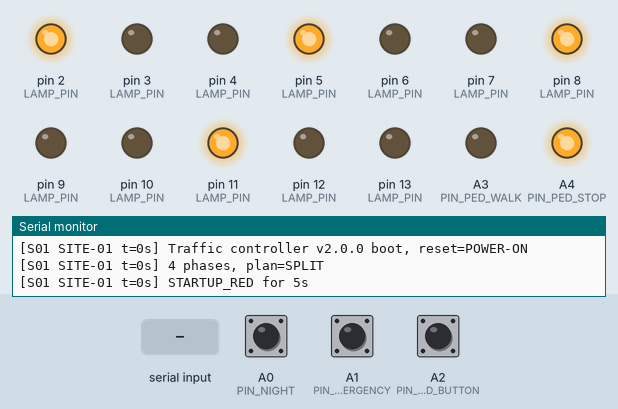
A sketch run on a simulated Arduino Uno, built with avr-gcc and run on an emulated ATmega328P. On the bench: output pins drawn as LEDs (lit = HIGH), the last lines printed to the serial monitor. Dashed ring = blinking. The inputs (shaded band) are chosen by the test bench; at power-on: A2 (PIN_PED_BUTTON) HIGH, A0 (PIN_NIGHT) HIGH, A1 (PIN_EMERGENCY) HIGH.

Above: at 1.2 s.
1.3 s: A2 (PIN_PED_BUTTON) pulled LOW for 0.15 s
4.4 s: A0 (PIN_NIGHT) pulled LOW for 3.2 s
At 6.25 s:
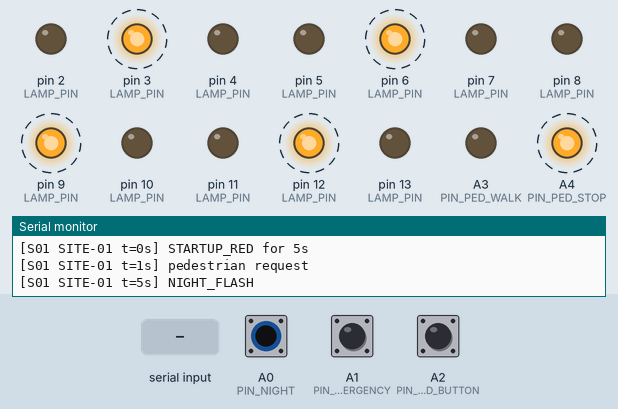
9.1 s: "s" received over Serial
12.1 s: A1 (PIN_EMERGENCY) pulled LOW for 1 s
At 12.8 s:
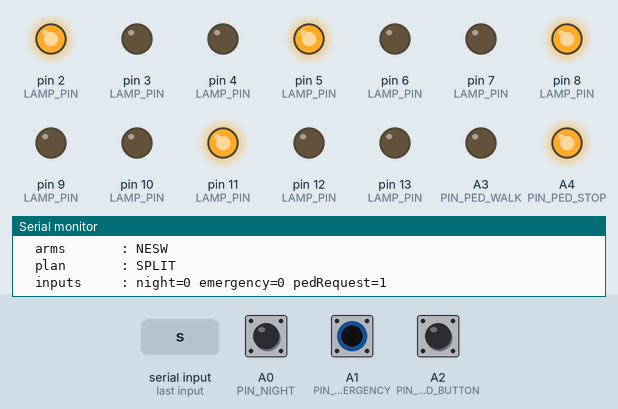
16.1 s: A1 (PIN_EMERGENCY) pulled LOW for 3.2 s
At 17.2 s:
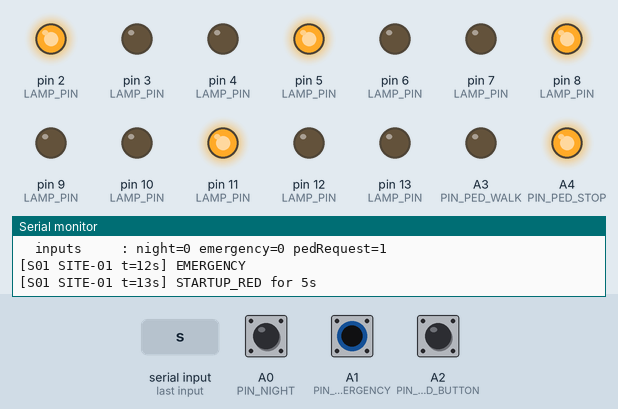
20.8 s: "h" received over Serial
At 25.8 s:
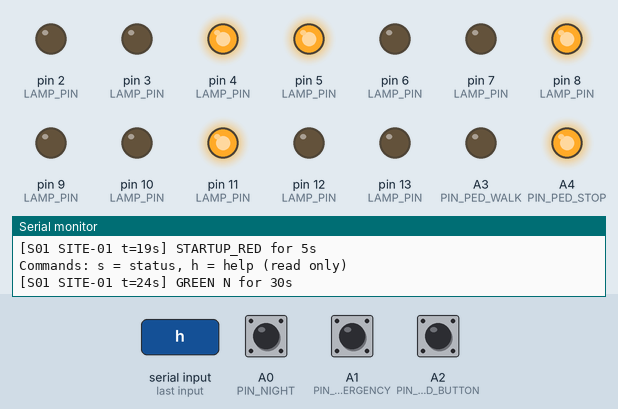
Timing chart, 0 to 60.9 s (numbered marks = the images above; inputs shaded):
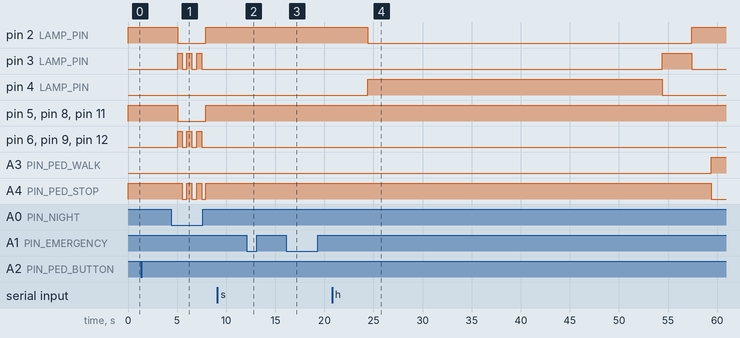

Measured:
- after the input at 4.4 s, pin 3 (LAMP_PIN): alternates HIGH for 0.50 s and LOW for 0.50 s, 6 changes in all, then stays LOW, starting after 0.65 s; pin 4 (LAMP_PIN): stays LOW (without the input it goes to HIGH after 0.65 s)
- after the input at 12.1 s, pin 2 (LAMP_PIN): stays HIGH (without the input it goes to LOW after 0.80 s); pin 4 (LAMP_PIN): stays LOW (without the input it goes to HIGH after 0.80 s)
- after the input at 16.1 s, pin 2 (LAMP_PIN): stays HIGH (without the input it goes to LOW after 2.1 s); pin 4 (LAMP_PIN): stays LOW (without the input it goes to HIGH after 2.1 s)

The sketch:

traffic_controller.ino
```cpp
// (licence header left out)
// Peripheral Configuration Code (do not edit)
//---CONFIG_BEGIN---
//---CONFIG_END---

#include <avr/wdt.h>

// ============================================================================
//  SITE SELECTION  -  change this before uploading to each junction (1..8)
// ============================================================================
#ifndef SITE_ID
#define SITE_ID 1
#endif

// ============================================================================
//  BUILD OPTIONS
// ============================================================================
// 1 = output HIGH turns the lamp on (LEDs, MOSFET / ULN2803 drivers, SSR)
// 0 = output LOW turns the lamp on (most cheap blue 5 V relay boards)
#define OUTPUT_ACTIVE_HIGH 1

// 100 = real time. Set 20 in Proteus to watch a full cycle 5x faster.
#ifndef TIME_SCALE_PERCENT
#define TIME_SCALE_PERCENT 100
#endif

// Lamp pattern used when the conflict monitor trips.
// 1 = flash red on all heads (recommended), 0 = flash yellow.
#define FAULT_FLASH_RED 1

#define SERIAL_BAUD 9600

// ============================================================================
//  CONSTANTS
// ============================================================================
enum Approach : uint8_t { NORTH = 0, EAST, SOUTH, WEST, NUM_APPROACHES };

enum LampBit : uint8_t {
  LAMP_OFF    = 0,
  LAMP_RED    = 1 << 0,
  LAMP_YELLOW = 1 << 1,
  LAMP_GREEN  = 1 << 2
};

enum PlanType : uint8_t {
  PLAN_SPLIT    = 0,  // N -> E -> S -> W, one approach green at a time
  PLAN_OPPOSING = 1   // N+S together, then E+W together
};

#define APP_N (1 << NORTH)
#define APP_E (1 << EAST)
#define APP_S (1 << SOUTH)
#define APP_W (1 << WEST)
#define APP_CROSS (APP_N | APP_E | APP_S | APP_W)

const uint8_t LAMP_PIN[NUM_APPROACHES][3] = {
  // RED  YELLOW GREEN
  {  2,    3,     4 },   // North
  {  5,    6,     7 },   // East
  {  8,    9,    10 },   // South
  { 11,   12,    13 }    // West
};

const uint8_t PIN_NIGHT      = A0;
const uint8_t PIN_EMERGENCY  = A1;
const uint8_t PIN_PED_BUTTON = A2;
const uint8_t PIN_PED_WALK   = A3;
const uint8_t PIN_PED_STOP   = A4;

const char APPROACH_CHAR[NUM_APPROACHES] = { 'N', 'E', 'S', 'W' };

// Safety limits. Profiles outside these are clamped at boot.
const uint8_t MIN_GREEN_SEC   = 7;
const uint8_t MAX_GREEN_SEC   = 120;
const uint8_t MIN_YELLOW_SEC  = 3;
const uint8_t MIN_ALLRED_SEC  = 1;
const uint8_t STARTUP_RED_SEC = 5;
const uint16_t FLASH_HALF_MS  = 500;

// ============================================================================
//  SITE PROFILES  -  edit names and timings for your 8 junctions
// ============================================================================
struct SiteProfile {
  const char *name;
  uint8_t approachMask;               // which arms exist (APP_CROSS for "+")
  uint8_t plan;                       // PLAN_SPLIT or PLAN_OPPOSING
  uint8_t greenSec[NUM_APPROACHES];   // N, E, S, W
  uint8_t yellowSec;
  uint8_t allRedSec;
  uint8_t pedWalkSec;                 // 0 disables the pedestrian phase
  uint8_t pedFlashSec;                // WALK flashing before DON'T WALK
};

const SiteProfile SITES[8] = {
  //  name        arms       plan           N   E   S   W   Y  AR  PW  PF
  { "SITE-01", APP_CROSS, PLAN_SPLIT,    { 30, 25, 30, 25 }, 3, 2, 12, 6 },
  { "SITE-02", APP_CROSS, PLAN_SPLIT,    { 30, 25, 30, 25 }, 3, 2, 12, 6 },
  { "SITE-03", APP_CROSS, PLAN_SPLIT,    { 25, 25, 25, 25 }, 3, 2, 12, 6 },
  { "SITE-04", APP_CROSS, PLAN_SPLIT,    { 25, 25, 25, 25 }, 3, 2, 12, 6 },
  { "SITE-05", APP_CROSS, PLAN_OPPOSING, { 35, 30, 35, 30 }, 4, 2, 15, 6 },
  { "SITE-06", APP_CROSS, PLAN_OPPOSING, { 35, 30, 35, 30 }, 4, 2, 15, 6 },
  { "SITE-07", APP_CROSS, PLAN_SPLIT,    { 20, 20, 20, 20 }, 3, 2, 10, 5 },
  { "SITE-08", APP_CROSS, PLAN_SPLIT,    { 20, 20, 20, 20 }, 3, 2, 10, 5 },
};

#if (SITE_ID < 1) || (SITE_ID > 8)
#error "SITE_ID must be between 1 and 8"
#endif

// ============================================================================
//  TYPES
// ============================================================================
enum State : uint8_t {
  ST_STARTUP_RED,
  ST_GREEN,
  ST_YELLOW,
  ST_ALL_RED,
  ST_PED_WALK,
  ST_PED_FLASH,
  ST_PED_CLEAR,
  ST_NIGHT_FLASH,
  ST_EMERGENCY,
  ST_FAULT
};

const char *const STATE_NAME[] = {
  "STARTUP_RED", "GREEN", "YELLOW", "ALL_RED", "PED_WALK",
  "PED_FLASH", "PED_CLEAR", "NIGHT_FLASH", "EMERGENCY", "FAULT"
};

struct Phase {
  uint8_t greenMask;     // approaches that get green in this phase
  uint8_t greenSec;
};

class DebouncedInput {
 public:
  void begin(uint8_t pin, uint16_t settleMs) {
    pin_ = pin;
    settleMs_ = settleMs;
    pinMode(pin_, INPUT_PULLUP);
    stable_ = raw();
    last_ = stable_;
    changedAt_ = millis();
  }

  // Returns true once on each inactive -> active edge.
  bool update() {
    bool r = raw();
    unsigned long now = millis();
    if (r != last_) {
      last_ = r;
      changedAt_ = now;
    }
    if (r != stable_ && (now - changedAt_) >= settleMs_) {
      stable_ = r;
      return stable_;
    }
    return false;
  }

  bool active() const { return stable_; }

 private:
  bool raw() const { return digitalRead(pin_) == LOW; }  // pulled up, active low

  uint8_t pin_ = 0;
  uint16_t settleMs_ = 50;
  bool stable_ = false;
  bool last_ = false;
  unsigned long changedAt_ = 0;
};

// ============================================================================
//  GLOBALS
// ============================================================================
SiteProfile site;                      // working copy after clamping
Phase phases[NUM_APPROACHES];
uint8_t phaseCount = 0;
uint8_t phaseIndex = 0;

State state = ST_STARTUP_RED;
unsigned long stateStartMs = 0;
unsigned long stateDurationMs = 0;

uint8_t lampCmd[NUM_APPROACHES];       // commanded lamp bits per approach
bool pedWalkCmd = false;
bool pedStopCmd = true;

bool pedRequest = false;
uint32_t cycleCount = 0;
uint8_t readbackFailures = 0;
char faultReason[40] = "";

DebouncedInput inNight;
DebouncedInput inEmergency;
DebouncedInput inPedButton;

// ============================================================================
//  HELPERS
// ============================================================================
static unsigned long secToMs(uint16_t sec) {
  return (unsigned long)sec * 1000UL * TIME_SCALE_PERCENT / 100UL;
}

static uint8_t clampU8(uint8_t v, uint8_t lo, uint8_t hi) {
  return v < lo ? lo : (v > hi ? hi : v);
}

static uint8_t bitCount(uint8_t v) {
  uint8_t n = 0;
  while (v) { n += v & 1; v >>= 1; }
  return n;
}

static bool flashOn() {
  return ((millis() / FLASH_HALF_MS) & 1) == 0;
}

static void writePin(uint8_t pin, bool on) {
  digitalWrite(pin, (on == (bool)OUTPUT_ACTIVE_HIGH) ? HIGH : LOW);
}

static bool readPinOn(uint8_t pin) {
  return (digitalRead(pin) == HIGH) == (bool)OUTPUT_ACTIVE_HIGH;
}

static bool approachPresent(uint8_t a) {
  return site.approachMask & (1 << a);
}

static void logPrefix() {
  Serial.print(F("[S"));
  if (SITE_ID < 10) Serial.print('0');
  Serial.print(SITE_ID);
  Serial.print(' ');
  Serial.print(site.name);
  Serial.print(F(" t="));
  Serial.print(millis() / 1000UL);
  Serial.print(F("s] "));
}

static void printMask(uint8_t mask) {
  for (uint8_t a = 0; a < NUM_APPROACHES; a++) {
    if (mask & (1 << a)) Serial.print(APPROACH_CHAR[a]);
  }
}

// ============================================================================
//  CONFIGURATION
// ============================================================================
static void loadSiteProfile() {
  site = SITES[SITE_ID - 1];
  site.approachMask &= APP_CROSS;
  if (bitCount(site.approachMask) < 2) site.approachMask = APP_CROSS;

  for (uint8_t a = 0; a < NUM_APPROACHES; a++) {
    site.greenSec[a] = clampU8(site.greenSec[a], MIN_GREEN_SEC, MAX_GREEN_SEC);
  }
  if (site.yellowSec < MIN_YELLOW_SEC) site.yellowSec = MIN_YELLOW_SEC;
  if (site.allRedSec < MIN_ALLRED_SEC) site.allRedSec = MIN_ALLRED_SEC;
  if (site.plan != PLAN_OPPOSING) site.plan = PLAN_SPLIT;
}

static void buildPhases() {
  phaseCount = 0;

  if (site.plan == PLAN_OPPOSING) {
    const uint8_t groups[2] = { APP_N | APP_S, APP_E | APP_W };
    for (uint8_t g = 0; g < 2; g++) {
      uint8_t mask = groups[g] & site.approachMask;
      if (!mask) continue;
      uint8_t sec = 0;
      for (uint8_t a = 0; a < NUM_APPROACHES; a++) {
        if ((mask & (1 << a)) && site.greenSec[a] > sec) sec = site.greenSec[a];
      }
      phases[phaseCount++] = { mask, sec };
    }
  } else {
    for (uint8_t a = 0; a < NUM_APPROACHES; a++) {
      if (approachPresent(a)) {
        phases[phaseCount++] = { (uint8_t)(1 << a), site.greenSec[a] };
      }
    }
  }
}

// ============================================================================
//  CONFLICT MONITOR
// ============================================================================
static bool movingSetAllowed(uint8_t moving) {
  if (moving == 0) return true;
  for (uint8_t p = 0; p < phaseCount; p++) {
    if ((moving & ~phases[p].greenMask) == 0) return true;
  }
  return false;
}

static void enterFault(const char *reason);

// Checks the commanded pattern before it reaches the pins.
static bool commandIsSafe() {
  uint8_t moving = 0;  // approaches showing green or yellow

  for (uint8_t a = 0; a < NUM_APPROACHES; a++) {
    uint8_t c = lampCmd[a];
    if (!approachPresent(a) && c != LAMP_OFF) return false;
    if (c & (LAMP_GREEN | LAMP_YELLOW)) moving |= (1 << a);
    // Green must never share a head with red or yellow.
    if ((c & LAMP_GREEN) && (c & (LAMP_RED | LAMP_YELLOW))) return false;
  }

  // Flashing yellow at night is a caution pattern, not a right of way.
  bool nightPattern = (state == ST_NIGHT_FLASH);
  if (!nightPattern && !movingSetAllowed(moving)) return false;

  // WALK is only allowed while every vehicle head is red.
  if (pedWalkCmd && moving) return false;
  if (pedWalkCmd && pedStopCmd) return false;
  return true;
}

static void applyOutputs() {
  if (state != ST_FAULT && !commandIsSafe()) {
    enterFault("conflicting command");
    return;
  }

  // Two passes: every lamp that goes off first, then every lamp that comes
  // on. A head changing colour is never lit in two colours, not even for the
  // few microseconds between two pin writes.
  const uint8_t LAMP_BIT[3] = { LAMP_RED, LAMP_YELLOW, LAMP_GREEN };
  for (uint8_t pass = 0; pass < 2; pass++) {
    bool on = pass == 1;
    for (uint8_t a = 0; a < NUM_APPROACHES; a++) {
      for (uint8_t l = 0; l < 3; l++) {
        if ((bool)(lampCmd[a] & LAMP_BIT[l]) == on) writePin(LAMP_PIN[a][l], on);
      }
    }
    if (pedWalkCmd == on) writePin(PIN_PED_WALK, on);
    if (pedStopCmd == on) writePin(PIN_PED_STOP, on);
  }

  if (state == ST_FAULT) return;

  // Read back the real pin levels. A shorted or stuck output shows up here.
  bool ok = true;
  for (uint8_t a = 0; a < NUM_APPROACHES && ok; a++) {
    if (readPinOn(LAMP_PIN[a][2]) != (bool)(lampCmd[a] & LAMP_GREEN)) ok = false;
    if (readPinOn(LAMP_PIN[a][1]) != (bool)(lampCmd[a] & LAMP_YELLOW)) ok = false;
    if (readPinOn(LAMP_PIN[a][0]) != (bool)(lampCmd[a] & LAMP_RED)) ok = false;
  }
  if (readPinOn(PIN_PED_WALK) != pedWalkCmd) ok = false;

  if (ok) {
    readbackFailures = 0;
  } else if (++readbackFailures >= 3) {
    enterFault("output read-back mismatch");
  }
}

// ============================================================================
//  STATE MACHINE
// ============================================================================
static void setState(State s, uint16_t durationSec) {
  state = s;
  stateStartMs = millis();
  stateDurationMs = secToMs(durationSec);

  logPrefix();
  Serial.print(STATE_NAME[s]);
  if (s == ST_GREEN || s == ST_YELLOW) {
    Serial.print(' ');
    printMask(phases[phaseIndex].greenMask);
  }
  if (durationSec) {
    Serial.print(F(" for "));
    Serial.print(durationSec);
    Serial.print('s');
  }
  Serial.println();
}

static bool stateExpired() {
  return (millis() - stateStartMs) >= stateDurationMs;
}

static unsigned long stateElapsedMs() {
  return millis() - stateStartMs;
}

static void enterFault(const char *reason) {
  strncpy(faultReason, reason, sizeof(faultReason) - 1);
  faultReason[sizeof(faultReason) - 1] = '\0';
  setState(ST_FAULT, 0);
  logPrefix();
  Serial.print(F("FAULT LATCHED: "));
  Serial.println(faultReason);
}

static void startGreen() {
  setState(ST_GREEN, phases[phaseIndex].greenSec);
}

static void advancePhase() {
  phaseIndex++;
  if (phaseIndex >= phaseCount) {
    phaseIndex = 0;
    cycleCount++;
  }
  startGreen();
}

// Decides where to go once the junction is all red and safe.
static void leaveAllRed() {
  if (inEmergency.active()) {
    setState(ST_EMERGENCY, 0);
  } else if (inNight.active()) {
    setState(ST_NIGHT_FLASH, 0);
  } else if (pedRequest && site.pedWalkSec > 0) {
    pedRequest = false;
    setState(ST_PED_WALK, site.pedWalkSec);
  } else {
    advancePhase();
  }
}

static void runStateMachine() {
  switch (state) {
    case ST_STARTUP_RED:
      if (stateExpired()) {
        if (inEmergency.active())      setState(ST_EMERGENCY, 0);
        else if (inNight.active())     setState(ST_NIGHT_FLASH, 0);
        else { phaseIndex = 0; startGreen(); }
      }
      break;

    case ST_GREEN: {
      bool minGreenDone = stateElapsedMs() >= secToMs(MIN_GREEN_SEC);
      if (inEmergency.active() ||                 // stop now, yellow still shown
          stateExpired() ||
          (inNight.active() && minGreenDone)) {
        setState(ST_YELLOW, site.yellowSec);
      }
      break;
    }

    case ST_YELLOW:
      if (stateExpired()) setState(ST_ALL_RED, site.allRedSec);
      break;

    case ST_ALL_RED:
      if (stateExpired()) leaveAllRed();
      break;

    case ST_PED_WALK:
      if (inEmergency.active()) setState(ST_PED_FLASH, site.pedFlashSec);
      else if (stateExpired())  setState(ST_PED_FLASH, site.pedFlashSec);
      break;

    case ST_PED_FLASH:
      if (stateExpired()) setState(ST_PED_CLEAR, site.allRedSec);
      break;

    case ST_PED_CLEAR:
      if (stateExpired()) {
        if (inEmergency.active())  setState(ST_EMERGENCY, 0);
        else if (inNight.active()) setState(ST_NIGHT_FLASH, 0);
        else advancePhase();
      }
      break;

    case ST_NIGHT_FLASH:
      if (inEmergency.active())  setState(ST_EMERGENCY, 0);
      else if (!inNight.active()) setState(ST_STARTUP_RED, STARTUP_RED_SEC);
      break;

    case ST_EMERGENCY:
      // Leave through a full all-red clearance, never straight to green.
      if (!inEmergency.active()) setState(ST_STARTUP_RED, STARTUP_RED_SEC);
      break;

    case ST_FAULT:
      // Latched on purpose. Only a power cycle (after inspection) clears it.
      break;
  }
}

// Turns the current state into lamp commands.
static void computeLamps() {
  bool blink = flashOn();
  pedWalkCmd = false;
  pedStopCmd = true;

  for (uint8_t a = 0; a < NUM_APPROACHES; a++) {
    if (!approachPresent(a)) { lampCmd[a] = LAMP_OFF; continue; }

    bool inPhase = phases[phaseIndex].greenMask & (1 << a);
    uint8_t c = LAMP_RED;

    switch (state) {
      case ST_GREEN:       c = inPhase ? LAMP_GREEN : LAMP_RED;  break;
      case ST_YELLOW:      c = inPhase ? LAMP_YELLOW : LAMP_RED; break;
      case ST_NIGHT_FLASH: c = blink ? LAMP_YELLOW : LAMP_OFF;   break;
      case ST_FAULT:
        c = blink ? (FAULT_FLASH_RED ? LAMP_RED : LAMP_YELLOW) : LAMP_OFF;
        break;
      default:             c = LAMP_RED; break;  // all-red states
    }
    lampCmd[a] = c;
  }

  switch (state) {
    case ST_PED_WALK:
      pedWalkCmd = true;
      pedStopCmd = false;
      break;
    case ST_PED_FLASH:
      pedWalkCmd = blink;
      pedStopCmd = false;
      break;
    case ST_NIGHT_FLASH:
    case ST_FAULT:
      pedWalkCmd = false;
      pedStopCmd = blink;
      break;
    default:
      break;
  }

#ifdef TEST_INJECT_CONFLICT_SEC
  // Test builds only (tools/build_hex.sh with FAULT_TEST=1): ask for green on
  // every arm so the conflict monitor has something to catch. The Arduino IDE
  // never defines this, so field firmware cannot contain it.
  if (state == ST_GREEN && millis() > TEST_INJECT_CONFLICT_SEC * 1000UL) {
    for (uint8_t a = 0; a < NUM_APPROACHES; a++) {
      if (approachPresent(a)) lampCmd[a] = LAMP_GREEN;
    }
  }
#endif
}

// ============================================================================
//  SERIAL STATUS (read only, nothing can be changed from here)
// ============================================================================
static void printStatus() {
  logPrefix();
  Serial.println(F("STATUS"));
  Serial.print(F("  state      : ")); Serial.println(STATE_NAME[state]);
  Serial.print(F("  phase      : ")); Serial.print(phaseIndex + 1);
  Serial.print('/');                 Serial.print(phaseCount);
  Serial.print(F(" green="));         printMask(phases[phaseIndex].greenMask);
  Serial.println();
  Serial.print(F("  remaining  : "));
  if (stateDurationMs) {
    unsigned long el = stateElapsedMs();
    Serial.print(el >= stateDurationMs ? 0 : (stateDurationMs - el) / 1000UL);
    Serial.println('s');
  } else {
    Serial.println(F("-"));
  }
  Serial.print(F("  cycles     : ")); Serial.println(cycleCount);
  Serial.print(F("  arms       : ")); printMask(site.approachMask); Serial.println();
  Serial.print(F("  plan       : "));
  Serial.println(site.plan == PLAN_OPPOSING ? F("OPPOSING") : F("SPLIT"));
  Serial.print(F("  inputs     : night=")); Serial.print(inNight.active());
  Serial.print(F(" emergency="));          Serial.print(inEmergency.active());
  Serial.print(F(" pedRequest="));         Serial.println(pedRequest);
  if (state == ST_FAULT) {
    Serial.print(F("  fault      : ")); Serial.println(faultReason);
  }
}

static void handleSerial() {
  while (Serial.available()) {
    char c = Serial.read();
    if (c == 's' || c == 'S') {
      printStatus();
    } else if (c == 'h' || c == 'H' || c == '?') {
      Serial.println(F("Commands: s = status, h = help (read only)"));
    }
  }
}

// ============================================================================
//  ARDUINO ENTRY POINTS
// ============================================================================
void setup() {
  uint8_t resetCause = MCUSR;
  MCUSR = 0;
  wdt_disable();

  // Drive every lamp to a known state before anything else.
  for (uint8_t a = 0; a < NUM_APPROACHES; a++) {
    for (uint8_t l = 0; l < 3; l++) {
      pinMode(LAMP_PIN[a][l], OUTPUT);
      writePin(LAMP_PIN[a][l], l == 0);   // red on
    }
  }
  pinMode(PIN_PED_WALK, OUTPUT);
  pinMode(PIN_PED_STOP, OUTPUT);
  writePin(PIN_PED_WALK, false);
  writePin(PIN_PED_STOP, true);

  Serial.begin(SERIAL_BAUD);

  loadSiteProfile();
  buildPhases();

  inNight.begin(PIN_NIGHT, 300);
  inEmergency.begin(PIN_EMERGENCY, 100);
  inPedButton.begin(PIN_PED_BUTTON, 50);

  logPrefix();
  Serial.print(F("Traffic controller v2.0.0 boot, reset="));
  if (resetCause & _BV(WDRF))       Serial.println(F("WATCHDOG"));
  else if (resetCause & _BV(BORF))  Serial.println(F("BROWN-OUT"));
  else if (resetCause & _BV(EXTRF)) Serial.println(F("RESET-PIN"));
  else                              Serial.println(F("POWER-ON"));
  logPrefix();
  Serial.print(phaseCount);
  Serial.print(F(" phases, plan="));
  Serial.println(site.plan == PLAN_OPPOSING ? F("OPPOSING") : F("SPLIT"));

  setState(ST_STARTUP_RED, STARTUP_RED_SEC);
  wdt_enable(WDTO_2S);
}

void loop() {
  wdt_reset();

  inNight.update();
  inEmergency.update();
  if (inPedButton.update() && state != ST_PED_WALK && state != ST_PED_FLASH) {
    if (!pedRequest && site.pedWalkSec > 0) {
      pedRequest = true;
      logPrefix();
      Serial.println(F("pedestrian request"));
    }
  }

  runStateMachine();
  computeLamps();
  applyOutputs();
  handleSerial();
}
```
